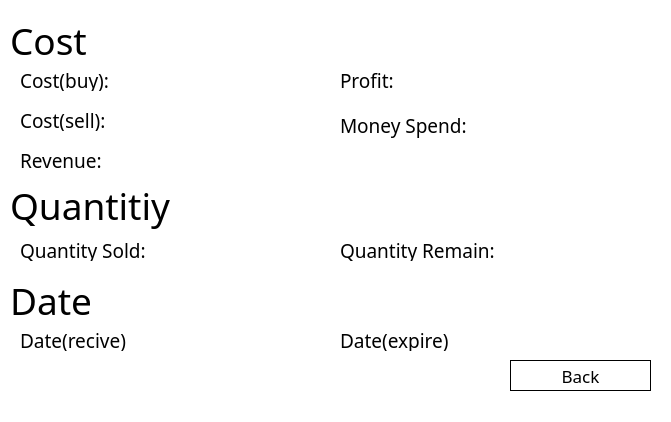
<?xml version="1.0" encoding="UTF-8"?>
<ui version="4.0">
 <class>Edit</class>
 <widget class="QWidget" name="Edit">
  <property name="geometry">
   <rect>
    <x>0</x>
    <y>0</y>
    <width>671</width>
    <height>422</height>
   </rect>
  </property>
  <property name="minimumSize">
   <size>
    <width>671</width>
    <height>422</height>
   </size>
  </property>
  <property name="maximumSize">
   <size>
    <width>671</width>
    <height>422</height>
   </size>
  </property>
  <property name="windowTitle">
   <string>Form</string>
  </property>
  <property name="styleSheet">
   <string notr="true">background-color: rgb(255, 255, 255);</string>
  </property>
  <widget class="QLabel" name="lable_costdate">
   <property name="geometry">
    <rect>
     <x>10</x>
     <y>20</y>
     <width>181</width>
     <height>41</height>
    </rect>
   </property>
   <property name="font">
    <font>
     <family>Baskerville Old Face</family>
     <pointsize>28</pointsize>
     <weight>50</weight>
     <bold>false</bold>
    </font>
   </property>
   <property name="styleSheet">
    <string notr="true"/>
   </property>
   <property name="text">
    <string>Cost</string>
   </property>
   <property name="alignment">
    <set>Qt::AlignLeading|Qt::AlignLeft|Qt::AlignVCenter</set>
   </property>
  </widget>
  <widget class="QLabel" name="lable_costbuy">
   <property name="geometry">
    <rect>
     <x>20</x>
     <y>70</y>
     <width>251</width>
     <height>21</height>
    </rect>
   </property>
   <property name="font">
    <font>
     <family>Baskerville Old Face</family>
     <pointsize>14</pointsize>
    </font>
   </property>
   <property name="styleSheet">
    <string notr="true"/>
   </property>
   <property name="text">
    <string>Cost(buy):</string>
   </property>
   <property name="alignment">
    <set>Qt::AlignLeading|Qt::AlignLeft|Qt::AlignVCenter</set>
   </property>
  </widget>
  <widget class="QLabel" name="lable_costsell">
   <property name="geometry">
    <rect>
     <x>20</x>
     <y>110</y>
     <width>251</width>
     <height>21</height>
    </rect>
   </property>
   <property name="font">
    <font>
     <family>Baskerville Old Face</family>
     <pointsize>14</pointsize>
    </font>
   </property>
   <property name="styleSheet">
    <string notr="true"/>
   </property>
   <property name="text">
    <string>Cost(sell):</string>
   </property>
   <property name="alignment">
    <set>Qt::AlignLeading|Qt::AlignLeft|Qt::AlignVCenter</set>
   </property>
  </widget>
  <widget class="QLabel" name="lable_daterecive">
   <property name="geometry">
    <rect>
     <x>20</x>
     <y>330</y>
     <width>261</width>
     <height>21</height>
    </rect>
   </property>
   <property name="font">
    <font>
     <family>Baskerville Old Face</family>
     <pointsize>14</pointsize>
    </font>
   </property>
   <property name="styleSheet">
    <string notr="true"/>
   </property>
   <property name="text">
    <string>Date(recive)</string>
   </property>
   <property name="alignment">
    <set>Qt::AlignLeading|Qt::AlignLeft|Qt::AlignVCenter</set>
   </property>
  </widget>
  <widget class="QLabel" name="lable_dateexpire">
   <property name="geometry">
    <rect>
     <x>340</x>
     <y>330</y>
     <width>291</width>
     <height>21</height>
    </rect>
   </property>
   <property name="font">
    <font>
     <family>Baskerville Old Face</family>
     <pointsize>14</pointsize>
    </font>
   </property>
   <property name="styleSheet">
    <string notr="true"/>
   </property>
   <property name="text">
    <string>Date(expire)</string>
   </property>
   <property name="alignment">
    <set>Qt::AlignLeading|Qt::AlignLeft|Qt::AlignVCenter</set>
   </property>
  </widget>
  <widget class="QLabel" name="lable_quantityremain">
   <property name="geometry">
    <rect>
     <x>340</x>
     <y>240</y>
     <width>301</width>
     <height>21</height>
    </rect>
   </property>
   <property name="font">
    <font>
     <family>Baskerville Old Face</family>
     <pointsize>14</pointsize>
    </font>
   </property>
   <property name="styleSheet">
    <string notr="true"/>
   </property>
   <property name="text">
    <string>Quantity Remain:</string>
   </property>
   <property name="alignment">
    <set>Qt::AlignLeading|Qt::AlignLeft|Qt::AlignVCenter</set>
   </property>
  </widget>
  <widget class="QLabel" name="lable_quantitysold">
   <property name="geometry">
    <rect>
     <x>20</x>
     <y>240</y>
     <width>261</width>
     <height>21</height>
    </rect>
   </property>
   <property name="font">
    <font>
     <family>Baskerville Old Face</family>
     <pointsize>14</pointsize>
    </font>
   </property>
   <property name="styleSheet">
    <string notr="true"/>
   </property>
   <property name="text">
    <string>Quantity Sold:</string>
   </property>
   <property name="alignment">
    <set>Qt::AlignLeading|Qt::AlignLeft|Qt::AlignVCenter</set>
   </property>
  </widget>
  <widget class="QLabel" name="lable_quantitiy">
   <property name="geometry">
    <rect>
     <x>10</x>
     <y>180</y>
     <width>181</width>
     <height>51</height>
    </rect>
   </property>
   <property name="font">
    <font>
     <family>Baskerville Old Face</family>
     <pointsize>28</pointsize>
     <weight>50</weight>
     <bold>false</bold>
    </font>
   </property>
   <property name="styleSheet">
    <string notr="true"/>
   </property>
   <property name="text">
    <string>Quantitiy</string>
   </property>
   <property name="alignment">
    <set>Qt::AlignLeading|Qt::AlignLeft|Qt::AlignVCenter</set>
   </property>
  </widget>
  <widget class="QLabel" name="lable_date">
   <property name="geometry">
    <rect>
     <x>10</x>
     <y>280</y>
     <width>181</width>
     <height>41</height>
    </rect>
   </property>
   <property name="font">
    <font>
     <family>Baskerville Old Face</family>
     <pointsize>28</pointsize>
     <weight>50</weight>
     <bold>false</bold>
    </font>
   </property>
   <property name="styleSheet">
    <string notr="true"/>
   </property>
   <property name="text">
    <string>Date</string>
   </property>
   <property name="alignment">
    <set>Qt::AlignLeading|Qt::AlignLeft|Qt::AlignVCenter</set>
   </property>
  </widget>
  <widget class="QLabel" name="lable_revenue">
   <property name="geometry">
    <rect>
     <x>20</x>
     <y>150</y>
     <width>261</width>
     <height>21</height>
    </rect>
   </property>
   <property name="font">
    <font>
     <family>Baskerville Old Face</family>
     <pointsize>14</pointsize>
    </font>
   </property>
   <property name="styleSheet">
    <string notr="true"/>
   </property>
   <property name="text">
    <string>Revenue:</string>
   </property>
   <property name="alignment">
    <set>Qt::AlignLeading|Qt::AlignLeft|Qt::AlignVCenter</set>
   </property>
  </widget>
  <widget class="QLabel" name="lable_profit">
   <property name="geometry">
    <rect>
     <x>340</x>
     <y>70</y>
     <width>311</width>
     <height>21</height>
    </rect>
   </property>
   <property name="font">
    <font>
     <family>Baskerville Old Face</family>
     <pointsize>14</pointsize>
    </font>
   </property>
   <property name="styleSheet">
    <string notr="true"/>
   </property>
   <property name="text">
    <string>Profit:</string>
   </property>
   <property name="alignment">
    <set>Qt::AlignLeading|Qt::AlignLeft|Qt::AlignVCenter</set>
   </property>
  </widget>
  <widget class="QLabel" name="lable_spend">
   <property name="geometry">
    <rect>
     <x>340</x>
     <y>110</y>
     <width>311</width>
     <height>31</height>
    </rect>
   </property>
   <property name="font">
    <font>
     <family>Baskerville Old Face</family>
     <pointsize>14</pointsize>
    </font>
   </property>
   <property name="styleSheet">
    <string notr="true"/>
   </property>
   <property name="text">
    <string>Money Spend:</string>
   </property>
   <property name="alignment">
    <set>Qt::AlignLeading|Qt::AlignLeft|Qt::AlignVCenter</set>
   </property>
  </widget>
  <widget class="QPushButton" name="pushbutton_back">
   <property name="geometry">
    <rect>
     <x>510</x>
     <y>360</y>
     <width>141</width>
     <height>31</height>
    </rect>
   </property>
   <property name="font">
    <font>
     <family>Baskerville Old Face</family>
     <pointsize>13</pointsize>
     <weight>50</weight>
     <bold>false</bold>
    </font>
   </property>
   <property name="styleSheet">
    <string notr="true">background-color: rgb(255, 255, 255);
border-color: rgb(0, 0, 0);
border-width : 0.5px;
border-style:inset;</string>
   </property>
   <property name="text">
    <string>Back</string>
   </property>
  </widget>
 </widget>
 <resources/>
 <connections/>
</ui>
